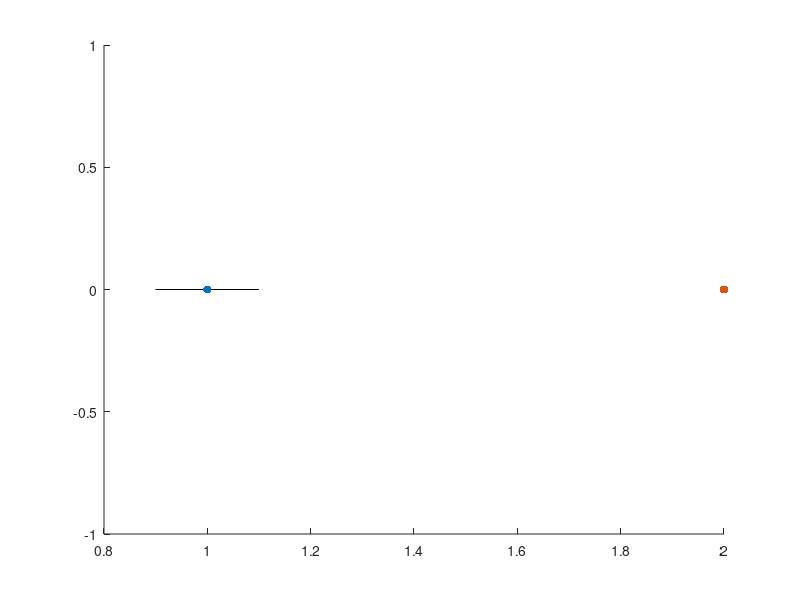

Write the MATLAB code that produced this figure. (Note: this script raises an error after producing the figure.)
% Define the path to the main project directory
main_project_dir = '/Users/test/Desktop/Bachelorarbeit/BA_analyses/Data/fMRI_final';

% Subject identifiers for the NF group
NF_subjects = {'Subj_001', 'Subj_002', 'Subj_003', 'Subj_007',  'Subj_011', 'Subj_012', 'Subj_014', 'Subj_015', 'Subj_016', 'Subj_019', 'Subj_020', 'Subj_028', 'Subj_033', 'Subj_041', 'Subj_043', 'Subj_044', 'Subj_058', 'Subj_059', 'Subj_061', 'Subj_062', 'Subj_063', 'Subj_064', 'Subj_066', 'Subj_077'};

% Initialize arrays to hold contrast values for both runs
NF_contrast_values_Run1 = zeros(length(NF_subjects), 1);
NF_contrast_values_Run7 = zeros(length(NF_subjects), 1);

% Collect contrast values for Run 1 and Run 7 for the NF group
for i = 1:length(NF_subjects)
    % Paths to the contrast images for the first and seventh runs
    con1_file = fullfile(main_project_dir, NF_subjects{i}, 'Count_Upreg_fDisp', 'con_0001.nii');
    con7_file = fullfile(main_project_dir, NF_subjects{i}, 'Count_Upreg_fDisp', 'con_0007.nii');
    
    if isfile(con1_file) && isfile(con7_file)
        % Load the contrast images
        V1 = spm_vol(con1_file);
        Y1 = spm_read_vols(V1);
        V7 = spm_vol(con7_file);
        Y7 = spm_read_vols(V7);
        
        % Ensure the mask dimensions match the images
        if all(size(Y1) == size(resliced_combined_roi_mask)) && all(size(Y7) == size(resliced_combined_roi_mask))
            % Extract the contrast values within the hippocampus mask
            Y1_masked = Y1(resliced_combined_roi_mask > 0);
            Y7_masked = Y7(resliced_combined_roi_mask > 0);
            
            % Calculate mean contrast values within the hippocampal ROI
            NF_contrast_values_Run1(i) = mean(Y1_masked, 'omitnan');
            NF_contrast_values_Run7(i) = mean(Y7_masked, 'omitnan');
        else
            fprintf('Dimension mismatch for subject %s\n', NF_subjects{i});
        end
    else
        if ~isfile(con1_file)
            fprintf('File not found: %s\n', con1_file);
        end
        if ~isfile(con7_file)
            fprintf('File not found: %s\n', con7_file);
        end
    end
end

% Perform a paired t-test comparing Run 1 and Run 7 within the NF group
[h, p, ci, stats] = ttest(NF_contrast_values_Run1, NF_contrast_values_Run7);

% Display the results
fprintf('Paired t-test results (Run 7 vs Run 1):\n');
fprintf('t-value: %.3f\n', stats.tstat);
fprintf('p-value: %.3f\n', p);
fprintf('Confidence Interval: [%.3f, %.3f]\n', ci);
fprintf('Mean contrast value (Run 1): %.3f\n', mean(NF_contrast_values_Run1));
fprintf('Mean contrast value (Run 7): %.3f\n', mean(NF_contrast_values_Run7));

% Calculate Cohen's d for the paired comparison
mean_diff = mean(NF_contrast_values_Run7 - NF_contrast_values_Run1);
pooled_std = std(NF_contrast_values_Run7 - NF_contrast_values_Run1);
cohen_d = mean_diff / pooled_std;

fprintf('Cohen''s d: %.3f\n', cohen_d);

% Plot the mean contrast values with error bars for Run 1 and Run 7
figure;
scatter(ones(length(NF_contrast_values_Run1), 1), NF_contrast_values_Run1, 'filled', 'r'); % Scatter points for Run 1
hold on;
scatter(2*ones(length(NF_contrast_values_Run7), 1), NF_contrast_values_Run7, 'filled', 'b'); % Scatter points for Run 7
errorbar(1, mean(NF_contrast_values_Run1), std(NF_contrast_values_Run1)/sqrt(length(NF_contrast_values_Run1)), 'k', 'LineWidth', 2); % Error bar for Run 1
errorbar(2, mean(NF_contrast_values_Run7), std(NF_contrast_values_Run7)/sqrt(length(NF_contrast_values_Run7)), 'k', 'LineWidth', 2); % Error bar for Run 7
plot(1, mean(NF_contrast_values_Run1), 'b*', 'MarkerSize', 10, 'LineWidth', 2); % Mean marker for Run 1
plot(2, mean(NF_contrast_values_Run7), 'r*', 'MarkerSize', 10, 'LineWidth', 2); % Mean marker for Run 7

% Customize the plot
ylabel('Contrast Value in Hippocampus');
title('Hippocampus Activation: Run 1 vs Run 7 (Paired T-Test)');
xlim([0.5, 2.5]);
xticks([1 2]);
xticklabels({'Run 1', 'Run 7'});

hold off;


% Define the path to the main project directory
main_project_dir = '/Users/test/Desktop/Bachelorarbeit/BA_analyses/Data/fMRI_final';

% Subject identifiers for the NF group
NF_subjects = {'Subj_001', 'Subj_002', 'Subj_003', 'Subj_007',  'Subj_011', 'Subj_012', 'Subj_014', 'Subj_015', 'Subj_016', 'Subj_019', 'Subj_020', 'Subj_028', 'Subj_033', 'Subj_041', 'Subj_043', 'Subj_044', 'Subj_058', 'Subj_059', 'Subj_061', 'Subj_062', 'Subj_063', 'Subj_064', 'Subj_066', 'Subj_077'};

% Initialize cell arrays to store the paths to the contrast images
con1_paths = {};
con7_paths = {};

% Collect the contrast images for the NF group
for i = 1:length(NF_subjects)
    % Paths to the contrast images for the first and seventh runs
    con1_file = fullfile(main_project_dir, NF_subjects{i}, 'Count_Upreg_fDisp', 'con_0001.nii');
    con7_file = fullfile(main_project_dir, NF_subjects{i}, 'Count_Upreg_fDisp', 'con_0007.nii');
    
    if isfile(con1_file) && isfile(con7_file)
        con1_paths{end+1, 1} = con1_file;
        con7_paths{end+1, 1} = con7_file;
    else
        if ~isfile(con1_file)
            fprintf('File not found: %s\n', con1_file);
        end
       if ~isfile(con7_file)
            fprintf('File not found: %s\n', con7_file);
        end
    end
end

% Verify the number of contrast images gathered
fprintf('Number of contrast images for Run 1: %d\n', length(con1_paths));
fprintf('Number of contrast images for Run 7: %d\n', length(con7_paths));

% Ensure the paths are column cell arrays of strings
con1_paths = reshape(con1_paths, [], 1);
con7_paths = reshape(con7_paths, [], 1);

% Define the path for the second-level analysis directory for the paired t-test
second_level_dir = fullfile(main_project_dir, '2ndLevel_PairedTTest_Run1_vs_Run7');
if ~exist(second_level_dir, 'dir')
    mkdir(second_level_dir);
end

% Initialize SPM
spm('defaults', 'FMRI');
spm_jobman('initcfg');

% Prepare pairs for the paired t-test
pairs = cell(length(con1_paths), 1);
for i = 1:length(con1_paths)
    pairs{i, 1} = {con1_paths{i}; con7_paths{i}};
end

% Ensure pairs are cell arrays of cell arrays
pairs = reshape(pairs, [], 1);

% Specify the paired t-test model
matlabbatch = {};
matlabbatch{1}.spm.stats.factorial_design.dir = {second_level_dir};
matlabbatch{1}.spm.stats.factorial_design.des.pt.pair = struct('scans', pairs);
matlabbatch{1}.spm.stats.factorial_design.des.pt.gmsca = 0;
matlabbatch{1}.spm.stats.factorial_design.des.pt.ancova = 0;

% Additional options (e.g., masking, global normalization)
matlabbatch{1}.spm.stats.factorial_design.masking.tm.tm_none = 1;
matlabbatch{1}.spm.stats.factorial_design.masking.im = 1;
matlabbatch{1}.spm.stats.factorial_design.masking.em = {''};
matlabbatch{1}.spm.stats.factorial_design.globalc.g_omit = 1;
matlabbatch{1}.spm.stats.factorial_design.globalm.gmsca.gmsca_no = 1;
matlabbatch{1}.spm.stats.factorial_design.globalm.glonorm = 1;

% Model estimation
matlabbatch{2}.spm.stats.fmri_est.spmmat = {fullfile(second_level_dir, 'SPM.mat')};

% Define the contrast for Run 7 > Run 1
matlabbatch{3}.spm.stats.con.spmmat = {fullfile(second_level_dir, 'SPM.mat')};
matlabbatch{3}.spm.stats.con.consess{1}.tcon.name = 'Run 7 > Run 1';
matlabbatch{3}.spm.stats.con.consess{1}.tcon.weights = [-1 1];
matlabbatch{3}.spm.stats.con.consess{1}.tcon.sessrep = 'none';

% Save the batch job
save(fullfile(second_level_dir, 'batch_paired_ttest.mat'), 'matlabbatch');

% Run the batch job
spm_jobman('run', matlabbatch);
